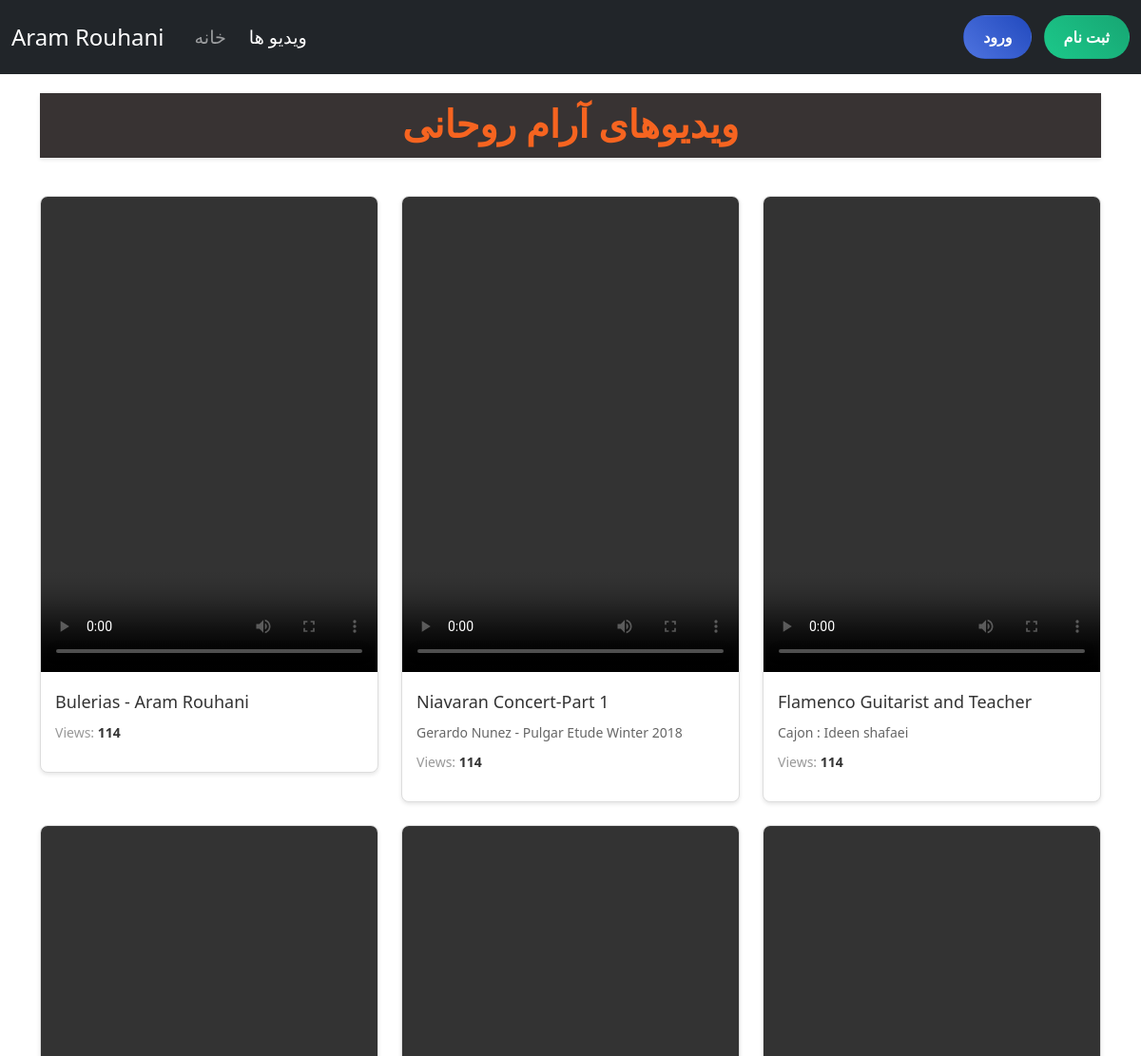
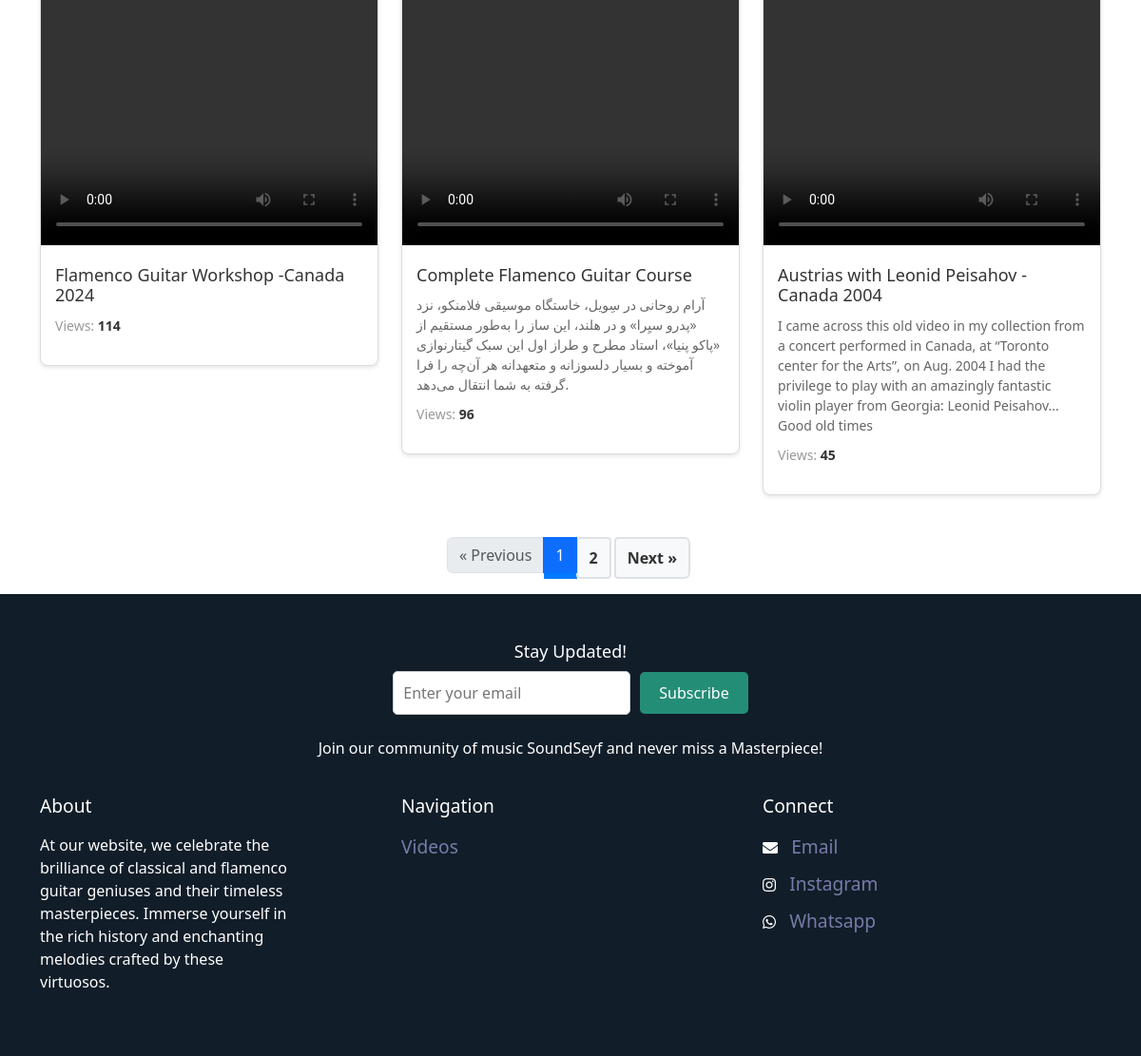
Screenshot of /videos/ with the database file from the repository (2 pictures, top to bottom).
### courses/models.py (models this page shows, shortened)
class video(models.Model):
    title = models.CharField(max_length=255)
    published_date = models.DateTimeField(auto_now_add=True)
    description = models.TextField(null=True,blank=True)
    video = models.FileField(upload_to='videos/')
    tags = TaggableManager()
    views = models.IntegerField(default=0)
    class Meta:
        ordering = ['-published_date']

### courses/views.py (the view)
# urls.py: path('',courses_view,name='videos'),
def courses_view(request):
    videos = video.objects.all().order_by('id')
    for vid in videos:
        vid.views += 1
    video.objects.bulk_update(videos, ['views'])
    p = Paginator(videos,6)
    try:
        page_number = request.GET.get('page')
        videos = p.get_page(page_number)
    except EmptyPage:
        videos = videos.get_page(1)
    except PageNotAnInteger:
        videos = videos.get_page(1)
    context = {"videos": videos}
    return render(request, 'courses/videos.html', context)

### templates/courses/videos.html (shortened to what this page needs)
{% load static %}
<!DOCTYPE html>
<html lang="en">
<head>
    <link rel="stylesheet" href="https://cdnjs.cloudflare.com/ajax/libs/font-awesome/5.15.3/css/all.min.css" />
    <link href="https://cdn.jsdelivr.net/npm/bootstrap@5.3.3/dist/css/bootstrap.min.css" rel="stylesheet"
>
</head>
<body>
    <nav class="navbar navbar-expand-lg navbar-dark bg-dark">
        <div class="container-fluid">
            <a class="navbar-brand me-4" href="{% url 'website:index' %}">Aram Rouhani</a>
            <div class="collapse navbar-collapse" id="navbarText">
                <ul class="navbar-nav me-auto mb-2 mb-lg-0">
                    <li class="nav-item me-lg-2">
                        <a class="nav-link {% if request.path == '/' %}active{% endif %}" aria-current="page"
                            href="{% url 'website:index' %}">خانه</a>
                    </li>
                    <li class="nav-item">
                        <a class="nav-link {% if '/videos/' in request.path %}active{% endif %}"
                            href="{% url 'courses:videos' %}">ویدیو ها</a>
                    </li>
                </ul>
                <div class="navbar-text">
                    {% if request.user.is_authenticated %}
                    <a href="{% url 'accounts:logout' %}" class="btn btn-logout ms-lg-2">خروج</a>
                    {% else %}
                    <a href="{% url 'accounts:login' %}" class="btn btn-login ms-lg-2">ورود</a>
                    <a href="{% url 'accounts:register' %}" class="btn btn-register ms-lg-2">ثبت نام</a>
                    {% endif %}
                </div>
            </div>
        </div>
    </nav>
    <div class="container">
        <h1 class="page-title">ویدیوهای آرام روحانی</h1>
        <div class="row video-gallery">
            {% for video in videos %}
            <div class="col-md-4 mb-4">
                <div class="video-card">
                    <video width="500" height="500" controls>
                        <source src="/media/{{ video.video }}" type="video/mp4">
                    </video>
                    <div class="video-info">
                        <h2 class="video-title">{{ video.title }}</h2>
                        <p class="video-description">{{ video.description }}</p>
                        <p class="video-views">Views: <span class="view-count">{{ video.views }}</span></p>
                    </div>
                </div>
            </div>
            {% endfor %}
        </div>
    </div>
    <div class="pagination-container">
        <nav aria-label="Page navigation">
            <ul class="pagination">
                {% if videos.has_previous %}
                <li class="page-item"><a href="?page={{ videos.previous_page_number }}" class="page-link">&laquo;
                        Previous</a></li>
                {% else %}
                <li class="page-item disabled pagination-disabled"><span class="page-link">&laquo; Previous</span></li>
                {% endif %}
                {% for num in videos.paginator.page_range %}
                {% if num == videos.number %}
                <li class="page-item active pagination-current"><span class="page-link">{{ num }}</span></li>
                {% else %}
                <li class="page-item"><a href="?page={{ num }}" class="page-link pagination-link">{{ num }}</a></li>
                {% endif %}
                {% endfor %}
                {% if videos.has_next %}
                <li class="page-item"><a href="?page={{ videos.next_page_number }}" class="page-link">Next &raquo;</a>
                </li>
                {% else %}
                <li class="page-item disabled pagination-disabled"><span class="page-link">Next &raquo;</span></li>
                {% endif %}
            </ul>
        </nav>
    </div>
    <footer class="footer">
        <div class="container">
            <div class="footer-subscribe">
                <h3 style="color: #fff;">Stay Updated!</h3>
                <form action="{% url 'website:subscribe' %}" method="post">
                    <input type="email" name="email" placeholder="Enter your email" required>
                    <button type="submit">Subscribe</button>
                </form>
                <p style="padding-top: 2%;">Join our community of music SoundSeyf and never miss a Masterpiece!</p>
            </div>
        </div>
        <hr>
        <div class="container">
            <div class="row">
                <div class="col-md-4">
                    <h5>About</h5>
                    <p style="padding-top: 3%; padding-right:25%">At our website, we celebrate the brilliance of
                        classical and flamenco guitar geniuses and their timeless masterpieces. Immerse yourself in the
                        rich history and enchanting melodies crafted by these virtuosos.</p>
                </div>
                <div class="col-md-4">
                    <h5>Navigation</h5>
                    <ul class="list-unstyled" style="padding-top: 3%;">
                        <li><a href="{% url 'courses:videos' %}">Videos</a></li>
                    </ul>
                </div>
                <div class="col-md-4">
                    <h5>Connect</h5>
                    <ul class="list-unstyled social-icons" style="padding-top: 3%;">
                        <li>
                            <i class="fas fa-envelope"></i>
                            <a href="mailto:aramrohani@yahoo.com">Email</a>
                        </li>
                        <li>
                            <i class="fab fa-instagram"></i>
                            <a href="https://www.instagram.com/aram_rohani/" target="_blank">Instagram</a>
                        </li>
                        <li>
                            <i class="fab fa-whatsapp"></i>
                            <a href="https://wa.me/989128231807" target="_blank">Whatsapp</a>
                        </li>
                    </ul>
                </div>
            </div>
        </div>
    </footer>
</body>
</html>

### templates/courses/videos.html (style rules this page uses)
.navbar-brand { font-size: 1.5rem; }
.nav-link { font-size: 1.2rem; }
.btn-login, .btn-register, .btn-logout { color: #fff; padding: 10px 20px; border-radius: 30px; font-weight: bold; transition: all 0.3s ease; }
.btn-login { background: linear-gradient(45deg, #4e73df, #224abe); }
.btn-register { background: linear-gradient(45deg, #1cc88a, #17a673); }
.video-gallery { margin-top: 30px; }
.video-card { background-color: #fff; border: 1px solid #ddd; border-radius: 8px; box-shadow: 0 2px 4px rgba(0, 0, 0, 0.1); overflow: hidden; transition: transform 0.3s, box-shadow 0.3s; }
.video-card video { width: 100%; }
.video-info { padding: 15px; }
.video-title { font-size: 18px; margin: 0 0 10px; color: #333; }
.video-description { font-size: 14px; color: #666; margin: 0 0 10px; }
.video-views { font-size: 14px; color: #999; }
.view-count { font-weight: bold; color: #333; }
.page-title { font-size: 2.5rem; color: #f66420; text-align: center; margin-top: 20px; margin-bottom: 40px; font-family: 'IranNastaliq', serif; background-color: #383333; padding: 10px; box-shadow: 0px 2px 4px rgba(0,0,0,0.1); font-weight: bold; }
.footer { background-color: #111d28; padding: 50px 0; }
.footer h5 { color: #ffffff; font-size: larger; }
.footer p { color: #ffffff; }
.footer ul { padding: 0; list-style: none; }
.footer ul li { margin-bottom: 10px; }
.footer ul li a { color: #797ba9; text-decoration: none; font-size: larger; }
.footer-subscribe { text-align: center; margin-bottom: 20px; }
.footer-subscribe h3 { font-size: 18px; margin-bottom: 10px; }
.footer-subscribe form { display: flex; justify-content: center; align-items: center; }
.footer-subscribe input[type="email"] { width: 250px; padding: 10px; border: 1px solid #ccc; border-radius: 5px; margin-right: 10px; }
.footer-subscribe button { padding: 10px 20px; background-color: #248d76; color: #fff; border: none; border-radius: 5px; cursor: pointer; }
.social-icons i { color: #ffffff; margin-right: 10px; transition: color 0.3s; }
.pagination { display: flex; justify-content: center; margin-top: 20px; }
.pagination a { color: #333; padding: 8px 12px; text-decoration: none; border-radius: 4px; margin: 0 4px; transition: all 0.3s ease; background-color: #f8f9fa; border: 2px solid #dee2e6; font-weight: bold; display: inline-block; }
.pagination .active { background-color: #007bff; color: #fff; border-color: #007bff; }

### rows the page displays
video: title "Bulerias - Aram Rouhani", views "114"
video: title "Niavaran Concert-Part 1", description "Gerardo Nunez - Pulgar Etude Winter 2018", views "114"
video: title "Flamenco Guitarist and Teacher", description "Cajon : Ideen shafaei", views "114"
video: title "Flamenco Guitar Workshop -Canada 2024", views "114"
video: title "Complete Flamenco Guitar Course", description "آرام روحانی در سِویل، خاستگاه موسیقی فلامنکو، نزد «پدرو سیِرا» و در هلند، این ساز را به‌طور مستقیم از «پاکو پنیا»، استاد مطرح و طراز اول این سبک گیتارنوازی آموخته و بسیار دلسوزانه و متعهدانه هر آن‌چه را فرا گرفته به شما انتقال می‌دهد.", views "96"
video: title "Austrias with Leonid Peisahov - Canada 2004", description "I came across this old video in my collection from a concert performed in Canada, at “Toronto center for the Arts”, on Aug. 2004 I had the privilege to play with an amazingly fantastic violin player from Georgia: Leonid Peisahov... Good old times", views "45"

### other values shown
{{ num }} "1"
{{ num }} "2"
